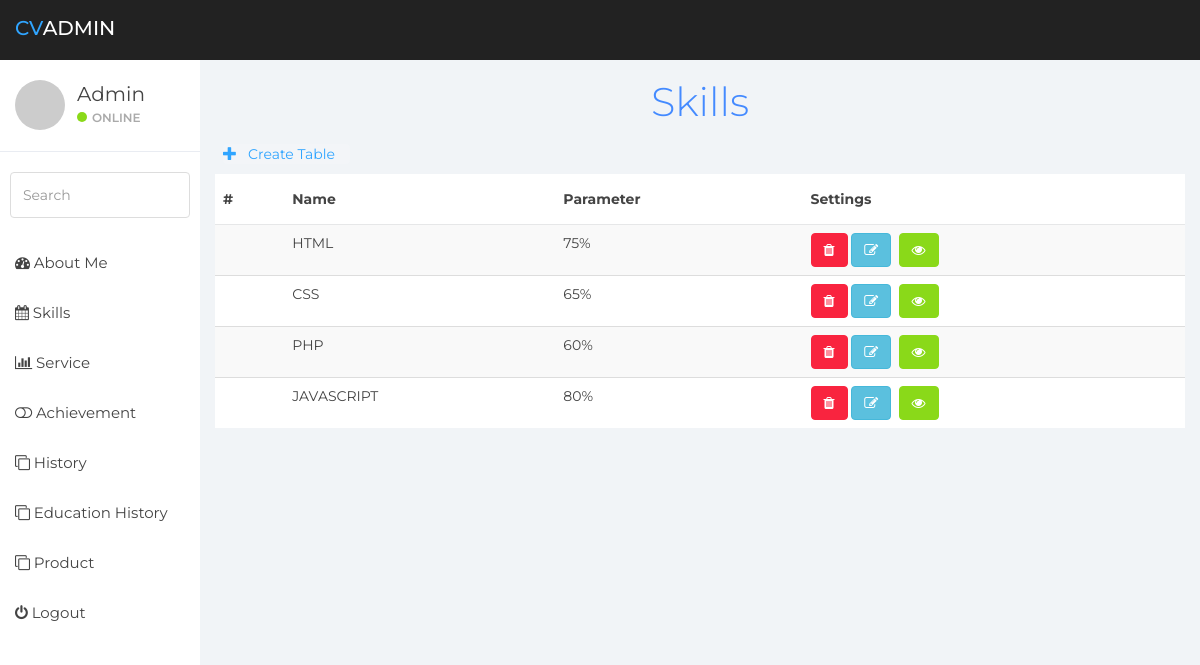
/adminpage/adminSkills.php, run on an earlier commit of the app's database.
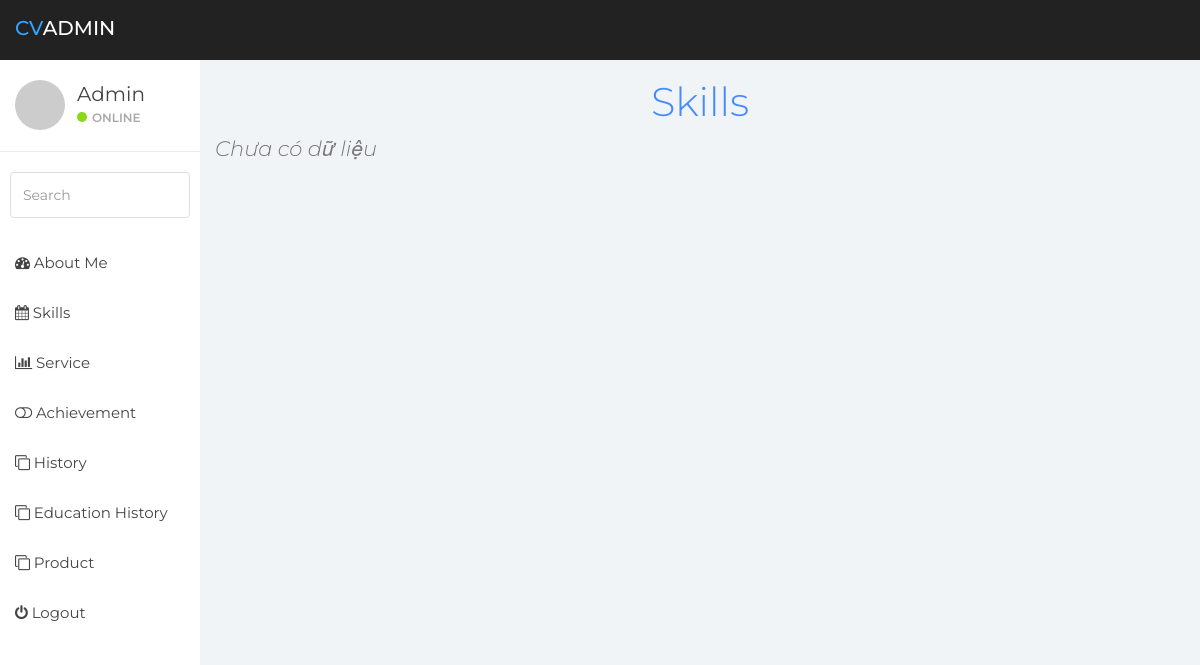
And on a later commit of the database.
### tables this page shows
create table skills
(
	skillId int primary key AUTO_INCREMENT,
	name varchar(20) not null,
	parameter varchar(10) not null,
	userId int,
	foreign key (userId) references users(userId)
);

### adminpage/adminSkills.php (the view, shortened to what this page needs)
<!DOCTYPE html>
<html>
<head>
    <link href="../resources/admin/css/bootstrap.min.css" rel="stylesheet">
    <link href="../resources/admin/css/font-awesome.min.css" rel="stylesheet">
    <link href="../resources/admin/css/datepicker3.css" rel="stylesheet">
    <link href="../resources/admin/css/styles.css" rel="stylesheet">
</head>
<body>
    <nav class="navbar navbar-custom navbar-fixed-top" role="navigation">
        <div class="container-fluid">
            <div class="navbar-header">
                <a class="navbar-brand" href="#"><span>CV</span>Admin</a>
            </div>
        </div>
    </nav>
    <div id="sidebar-collapse" class="col-sm-3 col-lg-2 sidebar">
        <div class="profile-sidebar">
            <div class="profile-userpic">
                <img src="http://placehold.it/50/30a5ff/fff" class="img-responsive" alt="">
            </div>
            <div class="profile-usertitle">
                <div class="profile-usertitle-name">Admin</div>
                <div class="profile-usertitle-status"><span class="indicator label-success"></span>Online</div>
            </div>
        </div>
        <form role="search">
            <div class="form-group">
                <input type="text" id="myInput" onkeyup="myFunction()" class="form-control" placeholder="Search">
            </div>
        </form>
        <ul class="nav menu">
            <li><a href="adminAbout.php"><em class="fa fa-dashboard">&nbsp;</em>About Me</a></li>
            <li><a href="adminSkills.php"><em class="fa fa-calendar">&nbsp;</em>Skills</a></li>
            <li><a href="adminService.php"><em class="fa fa-bar-chart">&nbsp;</em>Service</a></li>
            <li><a href="adminAchievement.php"><em class="fa fa-toggle-off">&nbsp;</em>Achievement</a></li>
            <li><a href="adminHistory.php"><em class="fa fa-clone">&nbsp;</em>History</a></li>
            <li><a href="adminEduHistory.php"><em class="fa fa-clone">&nbsp;</em>Education History</a></li>
            <li><a href="adminProduct.php"><em class="fa fa-clone">&nbsp;</em>Product</a></li>
            <li><a href="../home.php"><em class="fa fa-power-off">&nbsp;</em>Logout</a></li>
        </ul>
    </div>
    <div class="col-sm-9 col-sm-offset-3 col-lg-10 col-lg-offset-2 main">
        <h1 style="color: #448aff;text-align: center;">Skills</h1>
        <?php
        require_once "../database/connect.php";
        $sql = "SELECT * FROM skills";
         if($result = mysqli_query($conn, $sql)){
            if(mysqli_num_rows($result) > 0){
            echo "<table class='table table-striped'>";
                echo "<div class='dropdown'>";
                    echo "<a class='btn-top' style='margin-right: 15px;text-align: right' href='/CV_Project/CRUD/skills/createSkills.php' class='btn btn-primary btn-success'> <span class='glyphicon glyphicon-plus'></span> &nbsp Create Table</a>";
                echo "</div>";
                echo "<thead>";
                    echo "<tr class='row-name'>";
                        echo "<th>#</th>";
                        echo "<th>Name</th>";
                        echo "<th>Parameter</th>";
                        echo "<th>Settings</th>";
                    echo "</tr>";
                echo "</thead>";
                echo "<tbody id='myTable'>";
                while($row = mysqli_fetch_array($result)){
                    echo "<tr class='ow-content'>";
                        echo "<td>". $row['id'] ."</td>";
                        echo "<td>". $row['name'] ."</td>";
                        echo "<td>". $row['parameter'] ."</td>";
                        echo "<td>";
                            echo "<a class='btn btn-danger edit' href='/CV_Project/CRUD/skills/deleteSkills.php?id=".$row['id']."' aria-label='Settings'>
                               <i class='fa fa-trash' aria-hidden='true '></i></a>";
                            echo "<a class='btn btn-info edit ' href='/CV_Project/CRUD/skills/editSkills.php?id=".$row['id']."' aria-label='Settings'>
                                <i class='fa fa-pencil-square-o ' aria-hidden='true '></i></a> ";
                            echo "<a class='btn btn-success edit ' href='/CV_Project/CRUD/skills/readSkills.php?id=".$row['id']."' aria-label='Settings'>
                                <i class='fa fa-eye' aria-hidden='true '></i></a> ";
                        echo "</td>";
                    echo "</tr>";
                }
                echo "</tbody>";
            echo "</table>";
                } else{
                    echo "<p class='lead'><em>Chưa có dữ liệu</em></p>";
                }
            } else{
            echo "Lỗi xảy ra $sql. " . mysqli_error($conn);
        }
    ?>
</div>
</body>
</html>

What changed in the data, as far as the page shows it:
removed skills: name "HTML", parameter "75%"
removed skills: name "CSS", parameter "65%"
removed skills: name "PHP", parameter "60%"
removed skills: name "JAVASCRIPT", parameter "80%"
Also different on the page:
text no longer shown: "Create Table # Name Parameter Settings"
text now shown: "Chưa có dữ liệu"
